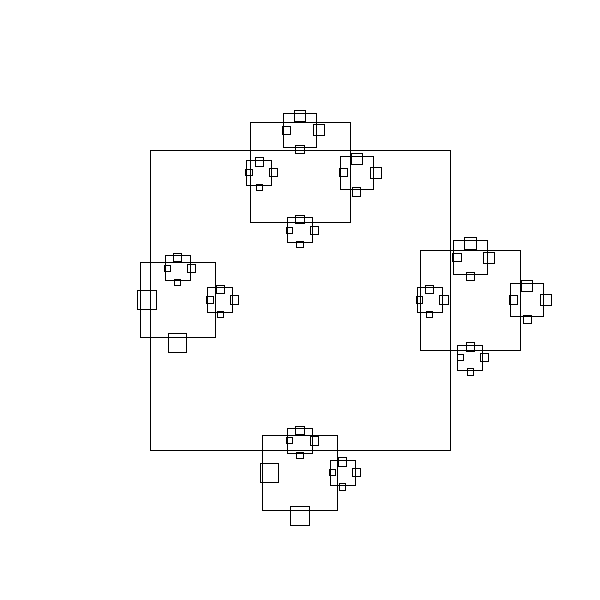
Frame 1 (no input)
Frame 60 (the mouse pressed at the canvas centre just before this capture): identical to frame 1, image omitted
Frame 120 (the mouse held since frame 60 and released just before this capture): identical to frame 1, image omitted

The Processing sketch that drew this single still picture (run headless with seeded random() and noise(); from frame 60 on, the mouse is pressed at the canvas centre):

// Processing sketch: HW1
// ── HW1.pde
//ArrayList<Lightning> lightning;

//void setup(){
//  size(700, 800);
  
//  lightning = new ArrayList<Lightning>();
//}

//void draw(){
//  background(255);

//  for(int i = 0; i < lightning.size(); i++){
//    Lightning l = lightning.get(i);
//    l.display();
//  }
//}

//void mousePressed() {  
//  lightning.add(new Lightning(200));
//}

//class Lightning {
//  float len;
//  float theta = 0;

//  Lightning(float _len){
//    len = _len;
//  }
  
//  void display(){
//    strokeWeight(1);
//    translate(width/2, 50);
//    rotate(random(radians(160), radians(200)));
//    lightning(len);
//  }
  
//  void lightning(float leng){
//  line(0, 0, 0, -leng);
//  theta = random(5, 40);
//  translate(0, -leng);
//  leng *= random(0.5, 0.8);
  
//  if (leng > 60){
//    pushMatrix();
//    rotate(radians(theta));
//    lightning(leng);
//      pushMatrix();
//      rotate(radians(-theta));
//      lightning(leng);
//      popMatrix();
//    popMatrix();
//  }
//  }
  
//}

float[] dist = new float[4];
int[] div = new int[4];
int random;

void setup() {
  size(600, 600);
  
  random = int(random(10, 25));
  for(int i = 0; i < dist.length; i++){ dist[i] = random(1.5, 2.5); }
  for(int i = 0; i < div.length; i++){ div[i] = int(random(2, 7)); }
}

void draw() {
  background(255);
  rectMode(CENTER);
  noFill();
  square(width/2, height/2, 300);
}

void square(float x, float y, float size){
  rect(x, y, size, size);
  if(size > random) {
    square(x + size/dist[0], y, size/div[0]);
    square(x - size/dist[1], y, size/div[1]);
    square(x, y + size/dist[2], size/div[2]);
    square(x, y - size/dist[3], size/div[3]);
  }
}
